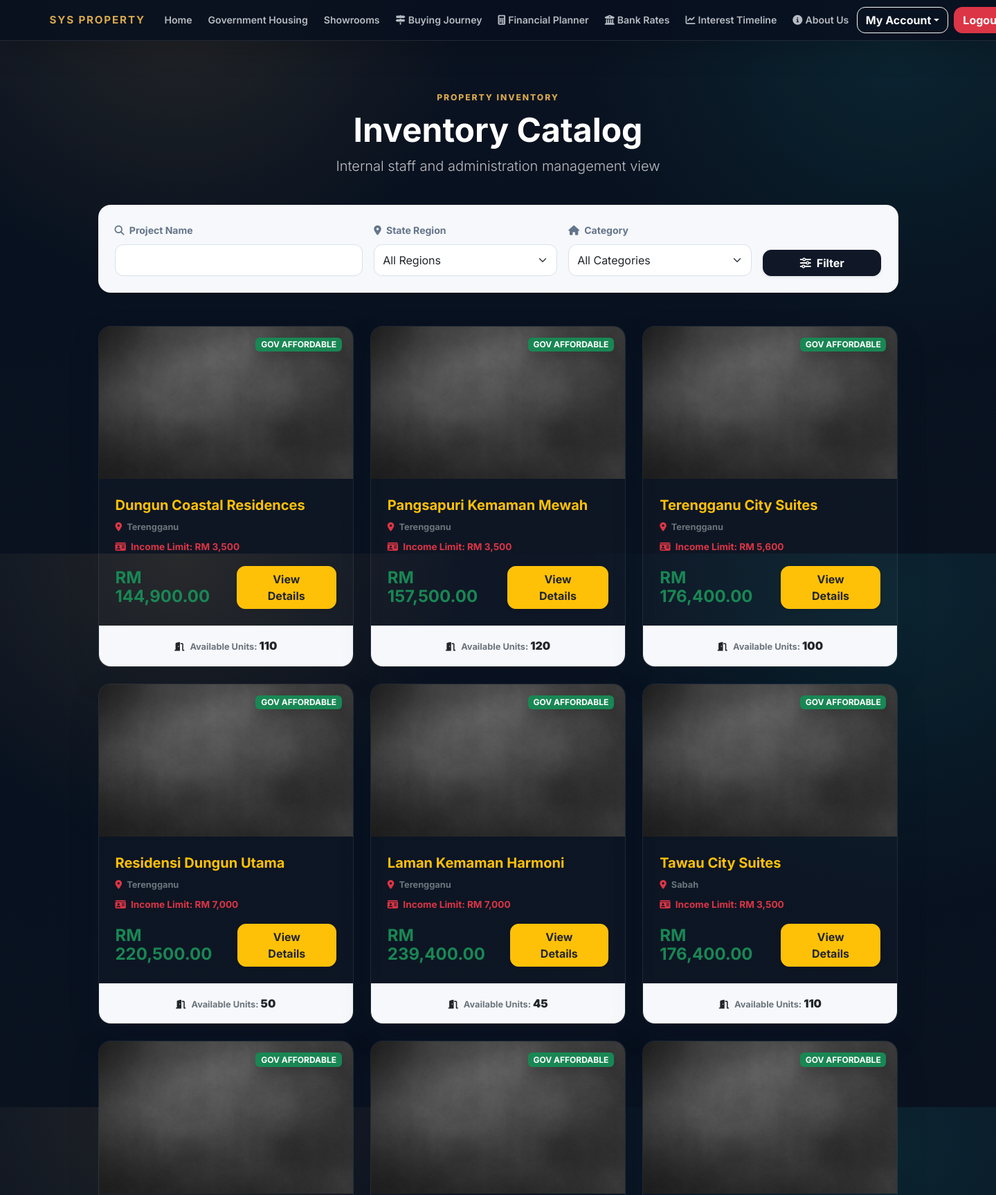
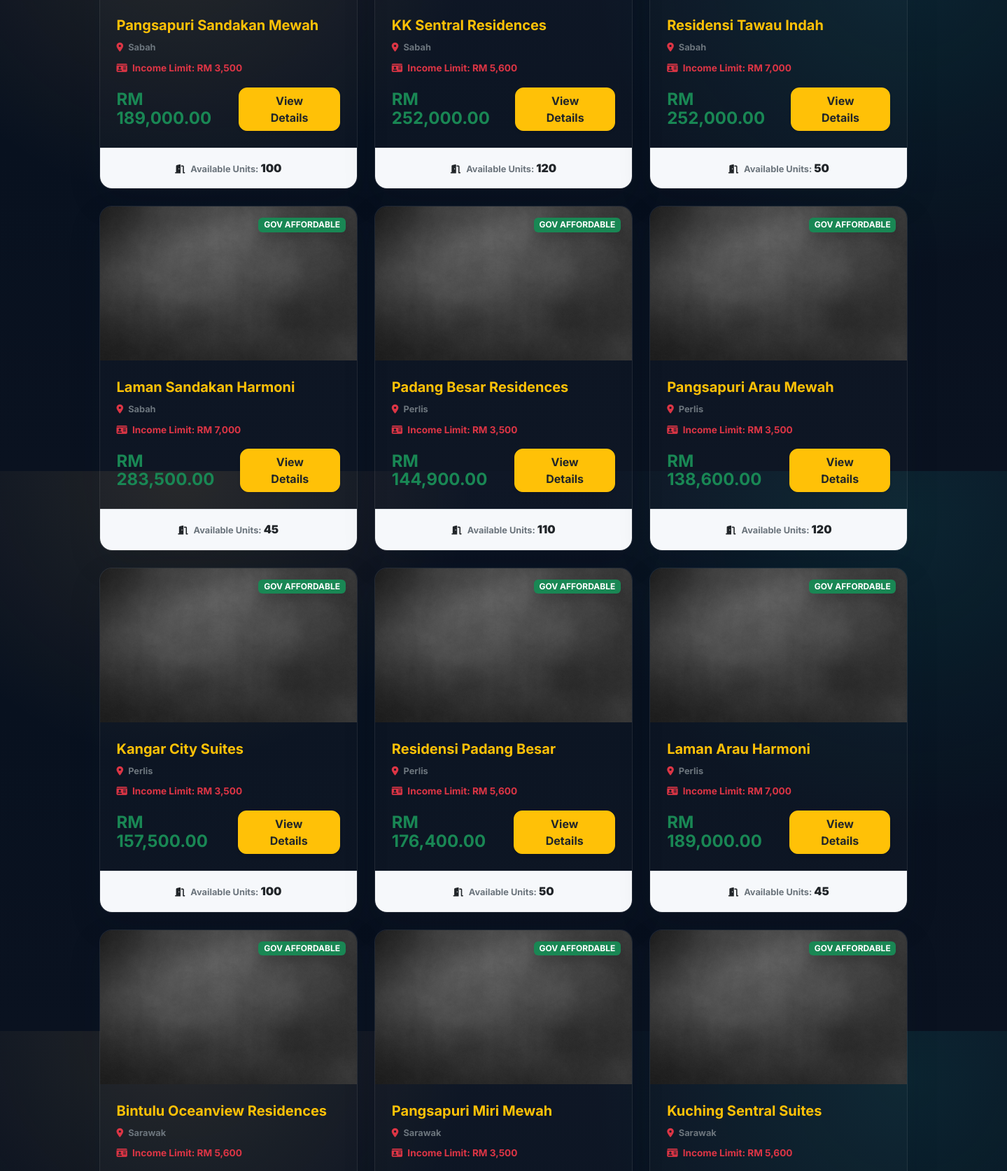
Page /properties.php (signed in, upper part) on the committed database (2 pictures, top to bottom).
### tables this page shows
CREATE TABLE `properties` (
  `property_id` int(11) NOT NULL,
  `property_code` varchar(20) NOT NULL,
  `project_name` varchar(255) NOT NULL,
  `state` varchar(100) NOT NULL,
  `property_type` enum('AFFORDABLE','TERRACE','BUNGALOW','COMMERCIAL','APARTMENT') NOT NULL,
  `price` decimal(12,2) NOT NULL,
  `total_units` int(11) NOT NULL,
  `built_up_sqft` int(11) NOT NULL,
  `income_limit_rm` decimal(10,2) DEFAULT NULL,
  `status` enum('ACTIVE','SOLD_OUT','ARCHIVED') NOT NULL DEFAULT 'ACTIVE',
  `image_filename` varchar(255) NOT NULL,
  `image_search_keyword` varchar(255) NOT NULL,
  `is_affordable` tinyint(1) NOT NULL DEFAULT 0
);

### includes/property_images.php (called while the page is built, shortened)
<?php
function property_catalog_image_path(array $property, string $url_prefix = '', string $filesystem_prefix = ''): string
{
    $base_url = $url_prefix . 'SYS Property Catalog/';
    $base_path = $filesystem_prefix . 'SYS Property Catalog/';
    $placeholder = $base_url . 'placeholder.jpg';
    $custom_image = trim((string)($property['image_filename'] ?? ''));
    if ($custom_image !== '') {
        $custom_image = ltrim(str_replace('\\', '/', $custom_image), '/');
    }
    $is_affordable = (isset($property['is_affordable']) && (int)$property['is_affordable'] === 1);
    $db_type = $is_affordable ? 'affordable' : strtolower(trim((string)($property['property_type'] ?? '')));
    $raw_state = trim((string)($property['state'] ?? ''));
    if (strtoupper($raw_state) === 'PENANG') {
        $raw_state = 'Pulau Pinang';
    }
    $state_name = ucwords(strtolower($raw_state));
    $folder = 'Apartment/';
    if ($db_type === 'commercial') {
        $folder = 'Commercial/';
    } elseif ($db_type === 'terrace') {
        $folder = 'Terrace/';
    } elseif ($db_type === 'bungalow') {
        $folder = 'Bungalow/';
    }
    $file_name = ucfirst($db_type) . ' - ' . $state_name;
    foreach (['jpg', 'jpeg', 'png', 'webp'] as $ext) {
        $relative_path = $folder . $file_name . '.' . $ext;
        if (file_exists($base_path . $relative_path)) {
            return $base_url . $relative_path;
        }
    }
    return $placeholder;
}

### properties.php (the view, shortened to what this page needs)
<?php
include_once 'includes/header.php';
require_once 'includes/property_images.php';
$search_name = isset($_GET['search_name']) ? trim($_GET['search_name']) : '';
$sql = "SELECT * FROM properties WHERE (status = 'ACTIVE' OR status = 'AVAILABLE')";
$sql .= " ORDER BY is_affordable DESC, property_id DESC";
$stmt = $conn->prepare($sql);
$stmt->execute();
$result = $stmt->get_result();
?>
<div class="container my-5 py-4">
    <div class="row mb-4 text-center">
        <div class="col-md-12">
            <div class="section-kicker mb-2">Property inventory</div>
            <h2 class="fw-bold display-5 text-white">Inventory Catalog</h2>
            <p class="lead text-light opacity-75">Internal staff and administration management view</p>
        </div>
    </div>
    <div class="card shadow-sm border-0 mb-5 bg-light">
        <div class="card-body p-4">
            <form method="GET" action="properties.php">
                <div class="row g-3">
                    <div class="col-md-4">
                        <label class="form-label fw-bold text-muted small"><i class="fas fa-search me-1"></i> Project Name</label>
                        <input type="text" name="search_name" class="form-control" value="<?php echo htmlspecialchars($search_name); ?>">
                    </div>
                    <div class="col-md-3">
                        <label class="form-label fw-bold text-muted small"><i class="fas fa-map-marker-alt me-1"></i> State Region</label>
                        <select name="filter_state" class="form-select">
                            <option value="">All Regions</option>
                        </select>
                    </div>
                    <div class="col-md-3">
                        <label class="form-label fw-bold text-muted small"><i class="fas fa-home me-1"></i> Category</label>
                        <select name="filter_type" class="form-select">
                            <option value="">All Categories</option>
                        </select>
                    </div>
                    <div class="col-md-2 d-flex align-items-end">
                        <button type="submit" class="btn btn-dark w-100 shadow-sm"><i class="fas fa-sliders-h me-2"></i>Filter</button>
                    </div>
                </div>
            </form>
        </div>
    </div>
    <div class="row g-4">
        <?php
        if ($result->num_rows > 0) {
            while ($row = $result->fetch_assoc()) {
                $is_affordable = (intval($row['is_affordable']) === 1);
                $badge_text = $is_affordable ? "GOV AFFORDABLE" : htmlspecialchars($row['property_type']);
                $badge_class = $is_affordable ? "bg-success" : "bg-primary";
                $finalImg = property_catalog_image_path($row);
                ?>
                <div class="col-lg-4 col-md-6">
                    <div class="card h-100 border-0 overflow-hidden hover-card">
                        <div class="position-relative" style="height: 220px;">
                            <img src="<?php echo htmlspecialchars($finalImg); ?>" class="w-100 h-100" style="object-fit: cover;">
                            <span class="badge <?php echo $badge_class; ?> position-absolute top-0 end-0 m-3 shadow z-3"><?php echo $badge_text; ?></span>
                        </div>
                        <div class="card-body p-4 d-flex flex-column">
                            <h5 class="fw-bold text-warning text-truncate" style="line-height: 1.4;"><?php echo htmlspecialchars($row['project_name']); ?></h5>
                            <p class="text-secondary fw-bold small mb-2" style="font-size: 0.8rem;"><i class="fas fa-map-marker-alt text-danger me-1"></i> <?php echo htmlspecialchars($row['state']); ?></p>
                            <?php if ($is_affordable): ?>
                                <p class="text-danger fw-bold mb-3" style="font-size: 0.85rem;"><i class="fas fa-id-card me-1"></i> Income Limit: RM <?php echo number_format($row['income_limit_rm'] ?? 0); ?></p>
                            <?php endif; ?>
                            <div class="mt-auto d-flex justify-content-between align-items-center">
                                <h4 class="text-success fw-bold mb-0">RM <?php echo number_format($row['price'], 2); ?></h4>
                                <a href="property_detail.php?id=<?php echo $row['property_id']; ?>" class="btn btn-warning text-dark fw-bold px-4 shadow-sm">View Details</a>
                            </div>
                        </div>
                        <div class="card-footer bg-light border-0 py-3 text-center border-top">
                            <span class="text-secondary fw-bold" style="font-size: 0.8rem;"><i class="fas fa-door-open me-2 text-dark"></i>Available Units: <strong class="fs-6 text-dark"><?php echo $row['total_units']; ?></strong></span>
                        </div>
                    </div>
                </div>
                <?php
            }
        } else {
            echo '<div class="col-12 text-center py-5"><h4>No matching properties found.</h4></div>';
        }
        ?>
    </div>
</div>
<?php include_once 'includes/footer.php'; ?>

### includes/header.php (style rules this page uses)
:root { --luxury-bg: #05060a; --luxury-surface: rgba(255,255,255,0.08); --luxury-border: rgba(255,255,255,0.12); --luxury-gold: #c5a059; --luxury-white: #f4f1e8; --luxury-muted: rgba(236,233,225,0.78); }
* { box-sizing: border-box; }
html { scroll-behavior: smooth; }
body { margin: 0; min-height: 100vh; background: radial-gradient(circle at top, rgba(197,160,89,0.06), transparent 28%), linear-gradient(180deg, #08101c 0%, #05060a 100%); color: var(--luxury-white); font-family: 'Montserrat', sans-serif; }
body a { transition: color 0.2s ease, transform 0.2s ease; }
h1, h2, h3, h4, h5, h6 { font-family: 'Playfair Display', serif; letter-spacing: 0.03em; }
.bg-light, .bg-white, .card:not(.bg-dark):not(.estimator-card), .list-group-item, .dropdown-menu, .modal-content:not(.bg-dark), .form-control, .form-select { color: #212529; }
.hover-card { transition: all 0.45s cubic-bezier(0.165, 0.84, 0.44, 1); border: 1px solid rgba(255,255,255,0.08) !important; box-shadow: 0 18px 45px rgba(0,0,0,0.16) !important; background: rgba(255,255,255,0.02) !important; }
:root { --luxury-bg: #08111f; --luxury-ink: #101827; --luxury-gold: #d7a84e; --luxury-blue: #2d6cdf; --luxury-teal: #10a6a0; --luxury-white: #fbfaf7; --luxury-muted: rgba(238,242,247,0.76); --surface: #ffffff; --surface-soft: #f6f8fb; --text-muted: #64748b; --radius: 18px; --shadow-soft: 0 18px 48px rgba(15, 23, 42, 0.12); --shadow-lift: 0 28px 70px rgba(15, 23, 42, 0.18); }
body { background: radial-gradient(circle at 18% 0%, rgba(215,168,78,0.12), transparent 26rem), radial-gradient(circle at 90% 8%, rgba(16,166,160,0.12), transparent 28rem), linear-gradient(180deg, #0b1322 0%, #08111f 42%, #0a1220 100%); color: var(--luxury-white); font-family: 'Inter', system-ui, -apple-system, BlinkMacSystemFont, 'Segoe UI', sans-serif; line-height: 1.6; text-rendering: optimizeLegibility; }
body a { transition: color 0.2s ease, background-color 0.2s ease, border-color 0.2s ease, transform 0.2s ease, box-shadow 0.2s ease; }
h1, h2, h3, h4, h5, h6 { font-family: 'Inter', system-ui, sans-serif; letter-spacing: 0; line-height: 1.12; }
.container { width: min(100% - 2rem, 1180px); }
.btn { border-radius: 12px; font-weight: 700; letter-spacing: 0; transition: transform 0.2s ease, box-shadow 0.2s ease, background-color 0.2s ease, border-color 0.2s ease; }
.btn-dark { background: #101827 !important; border-color: #101827 !important; }
.bg-light { background-color: var(--surface-soft) !important; }
.text-muted { color: var(--text-muted) !important; }
.card { border: 1px solid rgba(15,23,42,0.08); border-radius: var(--radius); box-shadow: var(--shadow-soft); }
.form-control, .form-select { border-color: #d9e1ea; border-radius: 12px; min-height: 46px; }
.section-kicker { color: var(--luxury-gold); font-size: 0.76rem; font-weight: 800; letter-spacing: 0.16em; text-transform: uppercase; }
.hover-card, .hover-bank-card, .hover-lift { transition: transform 0.28s ease, box-shadow 0.28s ease, border-color 0.28s ease; box-shadow: var(--shadow-soft) !important; }

### rows in the picture
properties: is_affordable "GOV AFFORDABLE", project_name "Dungun Coastal Residences", state "Terengganu", income_limit_rm "3,500", price "144,900.00", total_units "110"
properties: is_affordable "GOV AFFORDABLE", project_name "Pangsapuri Kemaman Mewah", state "Terengganu", income_limit_rm "3,500", price "157,500.00", total_units "120"
properties: is_affordable "GOV AFFORDABLE", project_name "Terengganu City Suites", state "Terengganu", income_limit_rm "5,600", price "176,400.00", total_units "100"
properties: is_affordable "GOV AFFORDABLE", project_name "Residensi Dungun Utama", state "Terengganu", income_limit_rm "7,000", price "220,500.00", total_units "50"
properties: is_affordable "GOV AFFORDABLE", project_name "Laman Kemaman Harmoni", state "Terengganu", income_limit_rm "7,000", price "239,400.00", total_units "45"
properties: is_affordable "GOV AFFORDABLE", project_name "Tawau City Suites", state "Sabah", income_limit_rm "3,500", price "176,400.00", total_units "110"
properties: is_affordable "GOV AFFORDABLE", project_name "Pangsapuri Sandakan Mewah", state "Sabah", income_limit_rm "3,500", price "189,000.00", total_units "100"
properties: is_affordable "GOV AFFORDABLE", project_name "KK Sentral Residences", state "Sabah", income_limit_rm "5,600", price "252,000.00", total_units "120"
properties: is_affordable "GOV AFFORDABLE", project_name "Residensi Tawau Indah", state "Sabah", income_limit_rm "7,000", price "252,000.00", total_units "50"
properties: is_affordable "GOV AFFORDABLE", project_name "Laman Sandakan Harmoni", state "Sabah", income_limit_rm "7,000", price "283,500.00", total_units "45"
properties: is_affordable "GOV AFFORDABLE", project_name "Padang Besar Residences", state "Perlis", income_limit_rm "3,500", price "144,900.00", total_units "110"
properties: is_affordable "GOV AFFORDABLE", project_name "Pangsapuri Arau Mewah", state "Perlis", income_limit_rm "3,500", price "138,600.00", total_units "120"
properties: is_affordable "GOV AFFORDABLE", project_name "Kangar City Suites", state "Perlis", income_limit_rm "3,500", price "157,500.00", total_units "100"
properties: is_affordable "GOV AFFORDABLE", project_name "Residensi Padang Besar", state "Perlis", income_limit_rm "5,600", price "176,400.00", total_units "50"
properties: is_affordable "GOV AFFORDABLE", project_name "Laman Arau Harmoni", state "Perlis", income_limit_rm "7,000", price "189,000.00", total_units "45"
properties: is_affordable "GOV AFFORDABLE", project_name "Bintulu Oceanview Residences", state "Sarawak", income_limit_rm "5,600"
properties: is_affordable "GOV AFFORDABLE", project_name "Pangsapuri Miri Mewah", state "Sarawak", income_limit_rm "3,500"
properties: is_affordable "GOV AFFORDABLE", project_name "Kuching Sentral Suites", state "Sarawak", income_limit_rm "5,600"

### other values in the picture
$wishlist_text "Interest Timeline"
